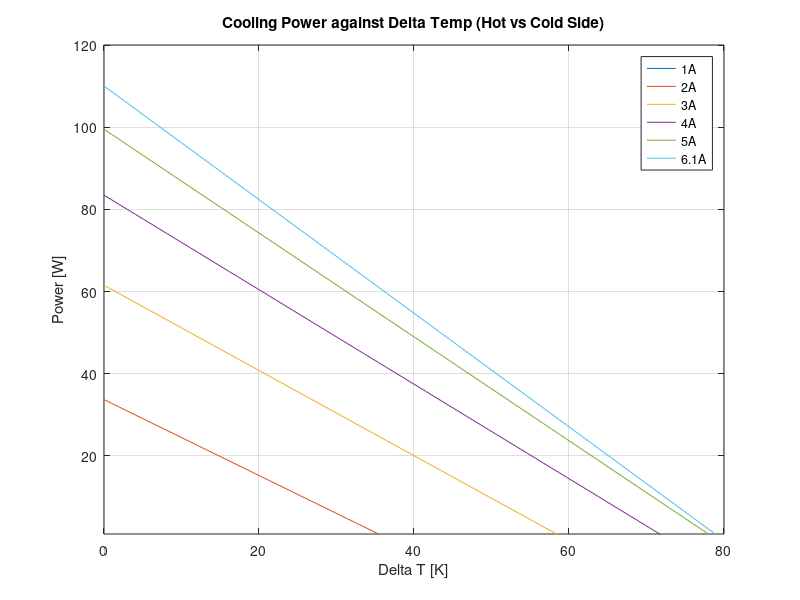

Recreate this plot in MATLAB.
%% Properties for calculation

clear global;
clc;clear;

%% Declare variables as global for use in other scripts (bad practice)
global kin_visc_air Cp_air k_air alpha_air Pr_air rho_air 
global R_e_hc R_k_hc alpha_seeback num_semi_cond


%% Properties

% % USED FOR HIGHER COOLING POWER (MORE CURRENT DRAWN)
% % Bismuth Telluride Peltier element properties (TEC1-12710)
alpha_s_pos = 1.15 * 10^-4;           % V/degC
alpha_s_neg = -1.1 * 10^-4;          % V/degC
rho_e_pos = 0.28 * 10^-5;                   % Ohm-m
rho_e_neg = rho_e_pos;               % Ohm-m
k_bismuth_pos = 1.7;                 % W/mK
k_bismuth_neg = 1.65;                % W/mK
width_semi_cond = 0.00135;            % m 
height_semi_cond = 0.0019;           % m
num_semi_cond = 252;                 % 127 couples


% % Bismuth Telluride Peltier element properties (TEC1-12706)
% alpha_s_pos = 1.25 * 10^-4;           % V/degC
% alpha_s_neg = -1.25 * 10^-4;          % V/degC
% rho_e_pos = 0.28 * 10^-5;                   % Ohm-m
% rho_e_neg = rho_e_pos;               % Ohm-m
% k_bismuth_pos = 2.0;                 % W/mK
% k_bismuth_neg = 2.0;                % W/mK
% width_semi_cond = 0.0011;            % m 
% height_semi_cond = 0.0022;           % m
% num_semi_cond = 220;                 % 127 couples


% % Table C.9 - Bismuth Telluride Peltier element properties (TEC1-12706)
% alpha_s_pos = 1.05 * 10^-4;           % V/degC
% alpha_s_neg = -1.05 * 10^-4;          % V/degC
% rho_e_pos = 0.5 * 10^-5;                   % Ohm-m
% rho_e_neg = rho_e_pos;               % Ohm-m
% k_bismuth_pos = 0.8;                 % W/mK
% k_bismuth_neg = 0.8;                % W/mK
% width_semi_cond = 0.0018;            % m (NOT TOO SURE..)
% height_semi_cond = 0.0027;           % m
% num_semi_cond = 254;                 % 127 couples

alpha_seeback = alpha_s_pos - alpha_s_neg;
R_e_hc = (height_semi_cond/(width_semi_cond^2)) * (rho_e_pos + rho_e_neg);
R_k_hc = 1 / ( num_semi_cond * (width_semi_cond^2/height_semi_cond) * (k_bismuth_pos + k_bismuth_neg) );

%% Plot cooling power against delta T curve

% T_h = 27 + 273.16;
T_h = 50 + 273.16;

delta_T_max = 80;
iters = 80;
delta_T_arr = linspace(0, delta_T_max, iters);
cooling_power_arr_1_amp = zeros(iters, 1);
cooling_power_arr_2_amp = zeros(iters, 1);
cooling_power_arr_3_amp = zeros(iters, 1);
cooling_power_arr_4_amp = zeros(iters, 1);
cooling_power_arr_5_amp = zeros(iters, 1);
cooling_power_arr_6_amp = zeros(iters, 1);




for i = 1:length(delta_T_arr)
    
    T_c = T_h - delta_T_arr(i);
    
%     % 1 A
%     J_e = 1;
%     cooling_power_arr_1_amp(i) = -(num_semi_cond * alpha_seeback * J_e * T_c) + (delta_T_arr(i) / R_k_hc) + (0.5 * num_semi_cond * R_e_hc * J_e^2);
    
    % 2 A
%     J_e = 2;
    J_e = 2;
    cooling_power_arr_2_amp(i) = -(num_semi_cond * alpha_seeback * J_e * T_c) + (delta_T_arr(i) / R_k_hc) + (0.5 * num_semi_cond * R_e_hc * J_e^2);
    
    % 3 A
%     J_e = 3;
    J_e = 4;
    cooling_power_arr_3_amp(i) = -(num_semi_cond * alpha_seeback * J_e * T_c) + (delta_T_arr(i) / R_k_hc) + (0.5 * num_semi_cond * R_e_hc * J_e^2);
    
    % 4 A
%     J_e = 4;
    J_e = 6;
    cooling_power_arr_4_amp(i) = -(num_semi_cond * alpha_seeback * J_e * T_c) + (delta_T_arr(i) / R_k_hc) + (0.5 * num_semi_cond * R_e_hc * J_e^2);
    
    % 5 A
%     J_e = 5;
    J_e = 8;
    cooling_power_arr_5_amp(i) = -(num_semi_cond * alpha_seeback * J_e * T_c) + (delta_T_arr(i) / R_k_hc) + (0.5 * num_semi_cond * R_e_hc * J_e^2);
    
    % 6 A
%     J_e = 6.1;
    J_e = 10.1;
    cooling_power_arr_6_amp(i) = -(num_semi_cond * alpha_seeback * J_e * T_c) + (delta_T_arr(i) / R_k_hc) + (0.5 * num_semi_cond * R_e_hc * J_e^2);
    
end

plot(delta_T_arr, -cooling_power_arr_1_amp, delta_T_arr, -cooling_power_arr_2_amp, delta_T_arr, -cooling_power_arr_3_amp, delta_T_arr, -cooling_power_arr_4_amp, delta_T_arr, -cooling_power_arr_5_amp, delta_T_arr, -cooling_power_arr_6_amp);
title("Cooling Power against Delta Temp (Hot vs Cold Side)");
xlabel("Delta T [K]");
ylabel("Power [W]");
ylim([1,120]);
legend("1A", "2A", "3A", "4A", "5A", "6.1A", "Location", "NorthEast");
grid on;
